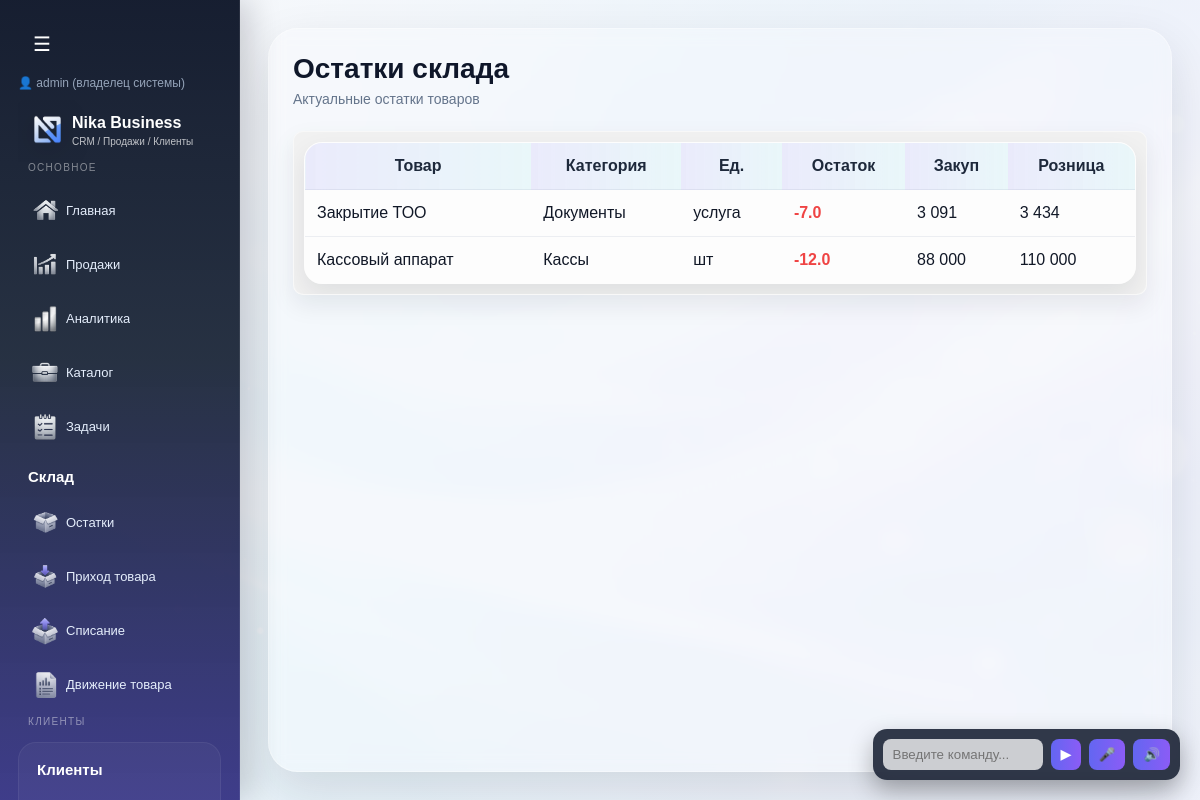
The app's page /stock (signed in), older data.
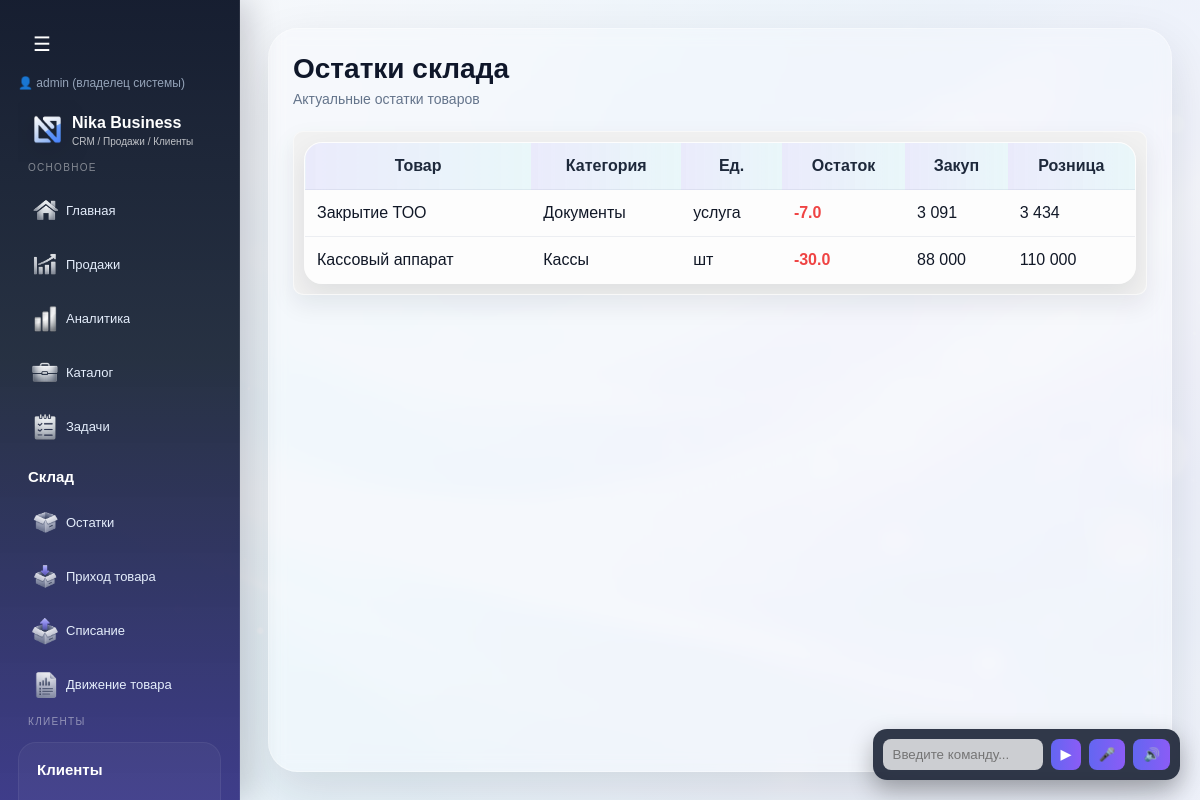
The same page, newer data.
### tables this page shows
CREATE TABLE items (
        id INTEGER PRIMARY KEY AUTOINCREMENT,
        name TEXT,
        price INTEGER,
        category TEXT,
        type TEXT
    , description TEXT, retail_price INTEGER, wholesale_price INTEGER, discount_percent INTEGER, purchase_price INTEGER, barcode TEXT, company_id INTEGER, unit TEXT, markup_percent REAL DEFAULT 0, quantity REAL DEFAULT 0);

### routes/stock.py (the view)
@stock_bp.route("/stock")
def stock():
    conn = get_db()
    items = conn.execute("""
        SELECT
            items.*,

            COALESCE(
                SUM(
                    CASE
                        WHEN stock_movements.movement_type='income'
                        THEN stock_movements.quantity

                        WHEN stock_movements.movement_type='sale'
                        THEN -stock_movements.quantity

                        WHEN stock_movements.movement_type='writeoff'
                        THEN -stock_movements.quantity
                    END
                ),
                0
            ) as stock

        FROM items

        LEFT JOIN stock_movements
        ON items.id = stock_movements.item_id

        WHERE items.company_id = ?

        GROUP BY items.id

        ORDER BY items.name
    """, (
        session.get("company_id"),
    )).fetchall()
    conn.close()
    return render_template(
        "stock.html",
        items=items
    )

### app.py (called while the page is built, shortened)
@app.before_request
def check_company_access():
    if session.get("is_super_admin") or session.get("is_creator"):
        return

### models.py (called while the page is built)
def get_db():
    conn = sqlite3.connect(DATABASE, timeout=5)
    conn.row_factory = sqlite3.Row
    return conn

### templates/stock.html
{% extends "base.html" %}
{% block content %}
<div class="page-header">
    <div>
        <h1 class="page-title">Остатки склада</h1>
        <div class="page-note">
            Актуальные остатки товаров
        </div>
    </div>
</div>
<div class="card">
    <table>
        <thead>
            <tr>
                <th>Товар</th>
                <th>Категория</th>
                <th>Ед.</th>
                <th>Остаток</th>
                <th>Закуп</th>
                <th>Розница</th>
            </tr>
        </thead>
        <tbody>
        {% for item in items %}
            <tr>
                <td>
                    {{ item.name }}
                </td>
                <td>
                    {{ item.category }}
                </td>
                <td>
                    {{ item.unit }}
                </td>
                <td>
                    {% if item.stock <= 0 %}
                        <span style="color:#ef4444;font-weight:bold;">
                            {{ item.stock }}
                        </span>
                    {% elif item.stock <= 5 %}
                        <span style="color:#f59e0b;font-weight:bold;">
                            {{ item.stock }}
                        </span>
                    {% else %}
                        <span style="color:#16a34a;font-weight:bold;">
                            {{ item.stock }}
                        </span>
                    {% endif %}
                </td>
                <td>
                    {{ "{:,.0f}".format(item.purchase_price or 0).replace(",", " ") }}
                </td>
                <td>
                    {{ "{:,.0f}".format(item.retail_price or 0).replace(",", " ") }}
                </td>
            </tr>
        {% endfor %}
        </tbody>
    </table>
</div>
{% endblock %}

Row changes from the older to the newer data that the page shows:
changed items "Кассовый аппарат": stock "-12.0" → "-30.0"
